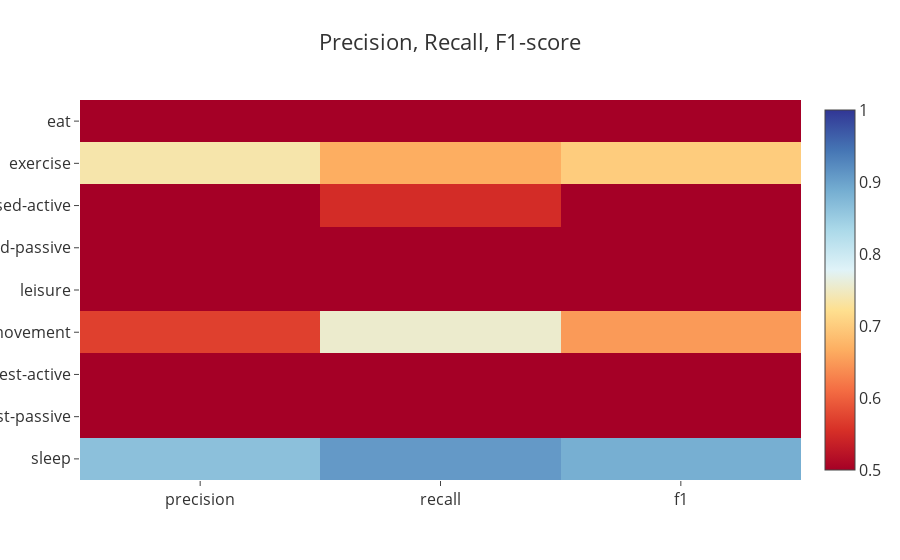
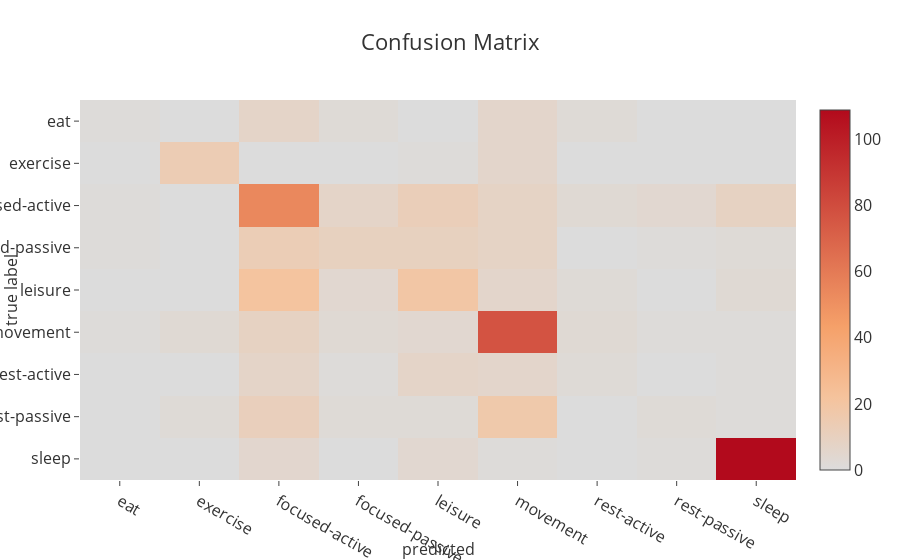
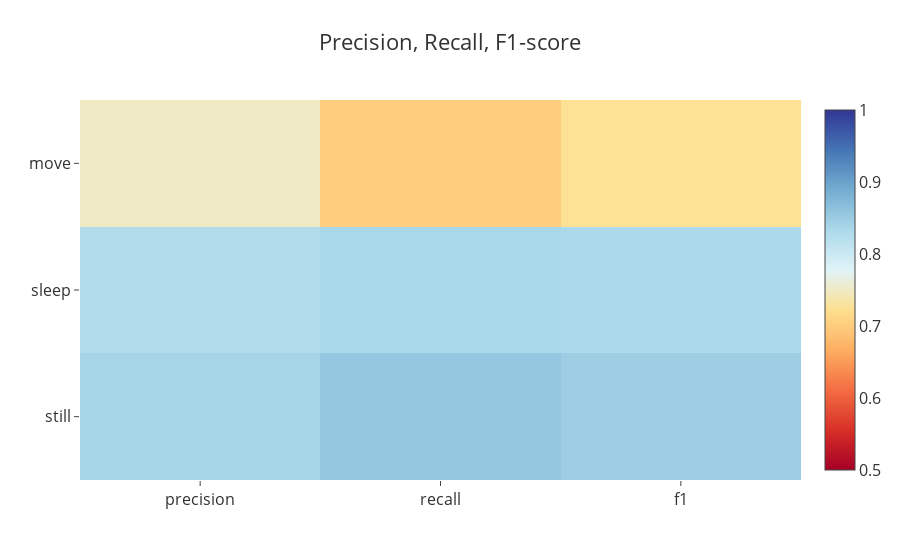
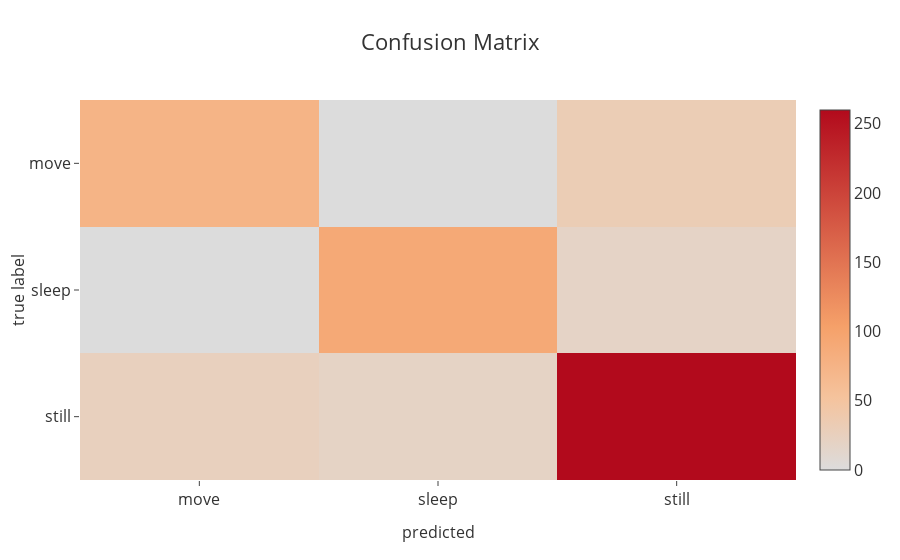

Notebook code for these charts, in order:
### Markdown cell above
## Plotting results with category groups

### Code cell
#for label in ['gr_active', 'gr_focus1', 'gr_focus2', 'gr_stress1', 'gr_stress2', 'gr_stress3']:
for label in ['activity', 'gr_main3', 'gr_main4', 'gr_stress1', 'gr_stress2', 'gr_stress3']:
    print ("\n\n\n---------------------------------------------", label, "---------------------------------------------")
    print (hp.count_by(df=df, column=label))
    ytrue, ypred = cmc.fit_test(clf_rf, df, features, label)
    pl.iplot(cmc.prfs_heatmap(ytrue, ypred))
    pl.iplot(cmc.cmatrix_heatmap(ytrue, ypred, cs='Reds'))

### Figure 1 — Plotly figure (JSON) as saved in the notebook; plotly's stock layout.template omitted (floating-point values rounded to 4 significant figures)
{"data": [{"colorscale": [[0, "rgb(165,0,38)"], [0.1111, "rgb(215,48,39)"], [0.2222, "rgb(244,109,67)"], [0.3333, "rgb(253,174,97)"], [0.4444, "rgb(254,224,144)"], [0.5556, "rgb(224,243,248)"], [0.6667, "rgb(171,217,233)"], [0.7778, "rgb(116,173,209)"], [0.8889, "rgb(69,117,180)"], [1, "rgb(49,54,149)"]], "type": "heatmap", "x": ["precision", "recall", "f1"], "y": ["eat", "exercise", "focused-active", "focused-passive", "leisure", "movement", "rest-active", "rest-passive", "sleep"], "z": [[0.25, 0.05556, 0.09091], [0.7368, 0.6667, 0.7], [0.4252, 0.551, 0.48], [0.3448, 0.2222, 0.2703], [0.322, 0.3455, 0.3333], [0.5704, 0.7549, 0.6498], [0.1667, 0.08333, 0.1111], [0.2222, 0.05405, 0.08696], [0.8651, 0.9083, 0.8862]], "zmax": 1, "zmin": 0.5}], "layout": {"font": {"color": "#333333", "size": 16}, "title": "Precision, Recall, F1-score", "yaxis": {"autorange": "reversed"}}}

### Figure 2 — Plotly figure (JSON) as saved in the notebook; plotly's stock layout.template omitted (floating-point values rounded to 4 significant figures)
{"data": [{"colorscale": "Reds", "type": "heatmap", "x": ["eat", "exercise", "focused-active", "focused-passive", "leisure", "movement", "rest-active", "rest-passive", "sleep"], "y": ["eat", "exercise", "focused-active", "focused-passive", "leisure", "movement", "rest-active", "rest-passive", "sleep"], "z": [[1, 0, 7, 2, 0, 6, 2, 0, 0], [0, 14, 0, 0, 1, 6, 0, 0, 0], [1, 0, 54, 7, 12, 8, 3, 4, 9], [1, 0, 13, 10, 10, 8, 0, 1, 2], [0, 0, 21, 4, 19, 6, 2, 0, 3], [1, 3, 9, 3, 4, 77, 3, 1, 1], [0, 0, 7, 1, 7, 6, 2, 0, 1], [0, 2, 11, 2, 2, 17, 0, 2, 1], [0, 0, 5, 0, 4, 1, 0, 1, 109]]}], "layout": {"font": {"color": "#333333", "size": 16}, "title": "Confusion Matrix", "xaxis": {"title": "predicted", "titlefont": {"color": "#333333", "size": 16}}, "yaxis": {"autorange": "reversed", "title": "true label", "titlefont": {"color": "#333333", "size": 16}}}}

### Figure 3 — Plotly figure (JSON) as saved in the notebook; plotly's stock layout.template omitted (floating-point values rounded to 4 significant figures)
{"data": [{"colorscale": [[0, "rgb(165,0,38)"], [0.1111, "rgb(215,48,39)"], [0.2222, "rgb(244,109,67)"], [0.3333, "rgb(253,174,97)"], [0.4444, "rgb(254,224,144)"], [0.5556, "rgb(224,243,248)"], [0.6667, "rgb(171,217,233)"], [0.7778, "rgb(116,173,209)"], [0.8889, "rgb(69,117,180)"], [1, "rgb(49,54,149)"]], "type": "heatmap", "x": ["precision", "recall", "f1"], "y": ["move", "sleep", "still"], "z": [[0.75, 0.7009, 0.7246], [0.8273, 0.8349, 0.8311], [0.8387, 0.8553, 0.8469]], "zmax": 1, "zmin": 0.5}], "layout": {"font": {"color": "#333333", "size": 16}, "title": "Precision, Recall, F1-score", "yaxis": {"autorange": "reversed"}}}

### Figure 4 — Plotly figure (JSON) as saved in the notebook; plotly's stock layout.template omitted (floating-point values rounded to 4 significant figures)
{"data": [{"colorscale": "Reds", "type": "heatmap", "x": ["move", "sleep", "still"], "y": ["move", "sleep", "still"], "z": [[75, 0, 32], [0, 91, 18], [25, 19, 260]]}], "layout": {"font": {"color": "#333333", "size": 16}, "title": "Confusion Matrix", "xaxis": {"title": "predicted", "titlefont": {"color": "#333333", "size": 16}}, "yaxis": {"autorange": "reversed", "title": "true label", "titlefont": {"color": "#333333", "size": 16}}}}
